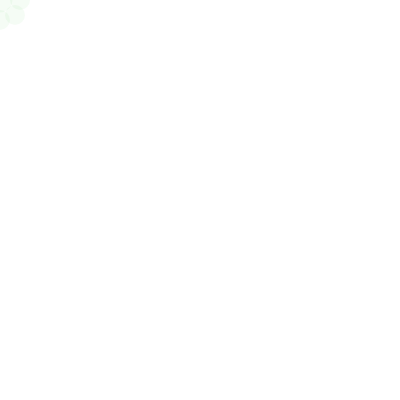
Frame 1 (no input)
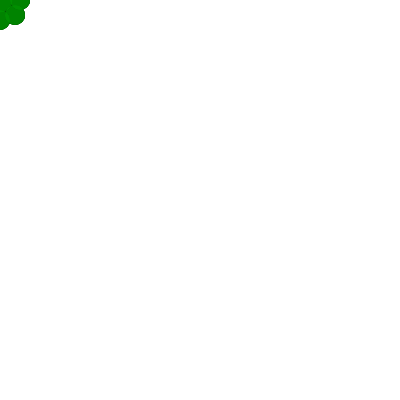
Frame 60 (no input)
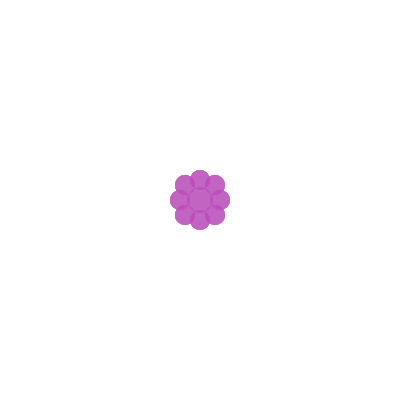
Frame 120 (the mouse pressed at the canvas centre since frame 60)

The p5.js sketch that drew these frames (run headless with seeded random() and noise() and a simulated clock; from frame 60 on, the mouse is pressed at the canvas centre):

// p5.js sketch
// ── sketch.js


function setup() {
  createCanvas(400, 400);
  background(255)
}

function draw() {

noStroke()
  fill(mouseY, random(255),mouseX,random(50))
  circle(mouseX,mouseY,25)
  circle(mouseX - 15, mouseY - 15, 20)
  circle(mouseX, mouseY -20, 20)
  circle(mouseX + 15, mouseY - 15, 20)
  circle(mouseX + 20, mouseY, 20)
  circle(mouseX + 15, mouseY + 15, 20)
  circle(mouseX, mouseY + 20, 20)
  circle(mouseX - 15, mouseY + 15, 20)
  circle(mouseX - 20, mouseY, 20)
}

function mousePressed(){
  background(255)
}
